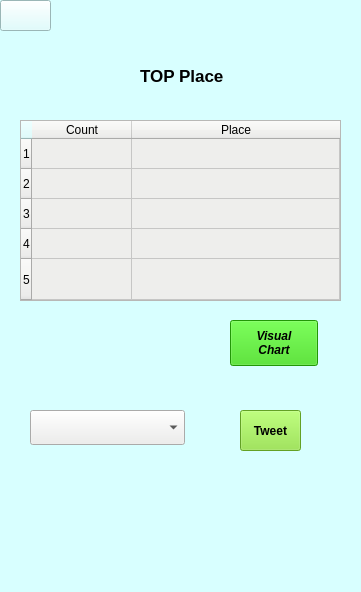
<?xml version="1.0" encoding="UTF-8"?>
<ui version="4.0">
 <class>MainWindow</class>
 <widget class="QMainWindow" name="MainWindow">
  <property name="geometry">
   <rect>
    <x>0</x>
    <y>0</y>
    <width>361</width>
    <height>592</height>
   </rect>
  </property>
  <property name="windowTitle">
   <string>GolSan2D</string>
  </property>
  <property name="styleSheet">
   <string notr="true">background-color: rgb(216, 255, 255);</string>
  </property>
  <widget class="QWidget" name="centralwidget">
   <widget class="QPushButton" name="back_arrow">
    <property name="geometry">
     <rect>
      <x>0</x>
      <y>0</y>
      <width>51</width>
      <height>31</height>
     </rect>
    </property>
    <property name="styleSheet">
     <string notr="true"/>
    </property>
    <property name="text">
     <string/>
    </property>
    <property name="icon">
     <iconset>
      <normaloff>../image/back_arrow.png</normaloff>../image/back_arrow.png</iconset>
    </property>
    <property name="iconSize">
     <size>
      <width>50</width>
      <height>50</height>
     </size>
    </property>
    <property name="autoDefault">
     <bool>false</bool>
    </property>
    <property name="default">
     <bool>false</bool>
    </property>
    <property name="flat">
     <bool>false</bool>
    </property>
   </widget>
   <widget class="QLabel" name="label">
    <property name="geometry">
     <rect>
      <x>140</x>
      <y>60</y>
      <width>101</width>
      <height>31</height>
     </rect>
    </property>
    <property name="font">
     <font>
      <pointsize>13</pointsize>
      <weight>75</weight>
      <bold>true</bold>
     </font>
    </property>
    <property name="text">
     <string>TOP Place</string>
    </property>
   </widget>
   <widget class="QComboBox" name="location">
    <property name="geometry">
     <rect>
      <x>30</x>
      <y>410</y>
      <width>155</width>
      <height>35</height>
     </rect>
    </property>
    <property name="styleSheet">
     <string notr="true">background-color: rgb(238, 238, 236);</string>
    </property>
    <property name="editable">
     <bool>false</bool>
    </property>
    <property name="currentText">
     <string/>
    </property>
    <property name="currentIndex">
     <number>-1</number>
    </property>
   </widget>
   <widget class="QTableWidget" name="result">
    <property name="geometry">
     <rect>
      <x>20</x>
      <y>120</y>
      <width>321</width>
      <height>181</height>
     </rect>
    </property>
    <property name="tabletTracking">
     <bool>false</bool>
    </property>
    <property name="autoFillBackground">
     <bool>false</bool>
    </property>
    <property name="styleSheet">
     <string notr="true">background-color: rgb(238, 238, 236);</string>
    </property>
    <property name="sizeAdjustPolicy">
     <enum>QAbstractScrollArea::AdjustToContents</enum>
    </property>
    <property name="autoScroll">
     <bool>true</bool>
    </property>
    <property name="alternatingRowColors">
     <bool>false</bool>
    </property>
    <property name="iconSize">
     <size>
      <width>0</width>
      <height>0</height>
     </size>
    </property>
    <property name="rowCount">
     <number>5</number>
    </property>
    <property name="columnCount">
     <number>2</number>
    </property>
    <attribute name="horizontalHeaderVisible">
     <bool>true</bool>
    </attribute>
    <attribute name="horizontalHeaderCascadingSectionResizes">
     <bool>false</bool>
    </attribute>
    <attribute name="horizontalHeaderHighlightSections">
     <bool>true</bool>
    </attribute>
    <attribute name="horizontalHeaderShowSortIndicator" stdset="0">
     <bool>false</bool>
    </attribute>
    <attribute name="horizontalHeaderStretchLastSection">
     <bool>true</bool>
    </attribute>
    <attribute name="verticalHeaderCascadingSectionResizes">
     <bool>false</bool>
    </attribute>
    <attribute name="verticalHeaderMinimumSectionSize">
     <number>21</number>
    </attribute>
    <attribute name="verticalHeaderShowSortIndicator" stdset="0">
     <bool>false</bool>
    </attribute>
    <attribute name="verticalHeaderStretchLastSection">
     <bool>true</bool>
    </attribute>
    <row/>
    <row/>
    <row/>
    <row/>
    <row/>
    <column>
     <property name="text">
      <string>Count</string>
     </property>
    </column>
    <column>
     <property name="text">
      <string>Place</string>
     </property>
    </column>
   </widget>
   <widget class="QPushButton" name="tweet_result">
    <property name="geometry">
     <rect>
      <x>240</x>
      <y>410</y>
      <width>61</width>
      <height>41</height>
     </rect>
    </property>
    <property name="font">
     <font>
      <weight>75</weight>
      <bold>true</bold>
     </font>
    </property>
    <property name="styleSheet">
     <string notr="true">background-color: rgb(138, 226, 52);</string>
    </property>
    <property name="text">
     <string>Tweet</string>
    </property>
   </widget>
   <widget class="QPushButton" name="chart">
    <property name="geometry">
     <rect>
      <x>230</x>
      <y>320</y>
      <width>88</width>
      <height>46</height>
     </rect>
    </property>
    <property name="font">
     <font>
      <weight>75</weight>
      <italic>true</italic>
      <bold>true</bold>
     </font>
    </property>
    <property name="styleSheet">
     <string notr="true">background-color: rgb(47, 212, 8)</string>
    </property>
    <property name="text">
     <string>Visual 
Chart</string>
    </property>
   </widget>
   <widget class="QLabel" name="main_icon_2">
    <property name="geometry">
     <rect>
      <x>50</x>
      <y>470</y>
      <width>261</width>
      <height>141</height>
     </rect>
    </property>
    <property name="locale">
     <locale language="English" country="UnitedStates"/>
    </property>
    <property name="text">
     <string/>
    </property>
    <property name="pixmap">
     <pixmap>../image/Hust_Logo.png</pixmap>
    </property>
    <property name="scaledContents">
     <bool>true</bool>
    </property>
   </widget>
  </widget>
 </widget>
 <resources/>
 <connections/>
</ui>
